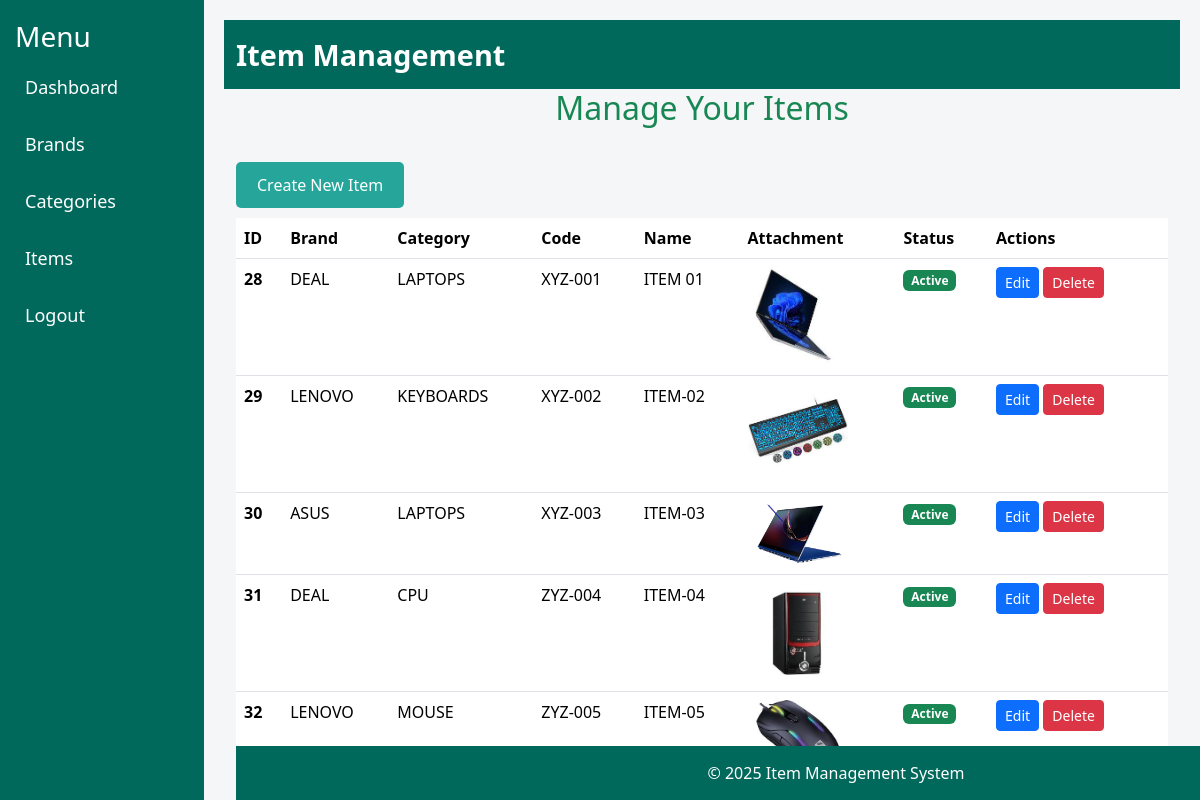
/item_management.php, run on the app's committed database.
### tables this page shows
CREATE TABLE `master_item` (
  `id` int(11) NOT NULL,
  `brand_id` int(11) DEFAULT NULL,
  `category_id` int(11) DEFAULT NULL,
  `code` varchar(50) DEFAULT NULL,
  `name` varchar(100) DEFAULT NULL,
  `attachment` varchar(255) DEFAULT NULL,
  `status` varchar(50) DEFAULT NULL,
  `created_at` timestamp NOT NULL DEFAULT current_timestamp(),
  `updated_at` timestamp NOT NULL DEFAULT current_timestamp() ON UPDATE current_timestamp()
);

CREATE TABLE `master_brand` (
  `id` int(11) NOT NULL,
  `code` varchar(100) NOT NULL,
  `name` varchar(255) NOT NULL,
  `status` enum('Active','Inactive') NOT NULL,
  `created_at` timestamp NOT NULL DEFAULT current_timestamp(),
  `updated_at` timestamp NOT NULL DEFAULT current_timestamp() ON UPDATE current_timestamp()
);

CREATE TABLE `master_category` (
  `id` int(11) NOT NULL,
  `code` varchar(50) NOT NULL,
  `name` varchar(100) NOT NULL,
  `status` enum('Active','Inactive') DEFAULT 'Active',
  `created_at` datetime DEFAULT current_timestamp(),
  `updated_at` datetime DEFAULT current_timestamp() ON UPDATE current_timestamp()
);

### classes/item.php (called while the page is built, shortened)
<?php
include_once 'classes/db.php';
class item {
    private $conn;
    public function __construct() {
        $db = new db();
        $this->conn = $db->connect();
    }
public function getAllItems() {
    try {
        $query = "SELECT mi.id, mb.name AS brand, mc.name AS category, mi.code, mi.name, mi.attachment, mi.status
                  FROM master_item mi
                  JOIN master_brand mb ON mi.brand_id = mb.id
                  JOIN master_category mc ON mi.category_id = mc.id";
        $stmt = $this->conn->prepare($query);
        $stmt->execute();
        return $stmt->fetchAll(PDO::FETCH_ASSOC);
    } catch (PDOException $e) {
        echo "Error: " . $e->getMessage();
        return [];
    }
}
}
?>

### classes/db.php (called while the page is built, shortened)
<?php
class db {
    private $host = "localhost";
    private $db_name = "mdm_db";
    private $username = "root";
    private $password = "";
    public function connect() {
        $this->conn = null;
        try {
            $this->conn = new PDO("mysql:host={$this->host};dbname={$this->db_name}", $this->username, $this->password);
            $this->conn->setAttribute(PDO::ATTR_ERRMODE, PDO::ERRMODE_EXCEPTION);
        } catch(PDOException $e) {
            echo "Connection failed: " . $e->getMessage();
        }
        return $this->conn;
    }
}
?>

### item_management.php (the view, shortened to what this page needs)
<?php
require_once 'classes/db.php';
require_once 'classes/item.php';
$itemObj = new Item();
$items = $itemObj->getAllItems();
?>
<!DOCTYPE html>
<html lang="en">
<head>
  <link href="https://cdn.jsdelivr.net/npm/bootstrap@5.3.3/dist/css/bootstrap.min.css" rel="stylesheet">
</head>
<body>
  <div class="side-nav">
    <h3 class="text-white">Menu</h3>
    <a href="admin_dashboard.php" class="active">Dashboard</a>
    <a href="brand_management.php">Brands</a>
    <a href="category_management.php">Categories</a>
    <a href="item_management.php">Items</a>
    <a href="logout.php" onclick="return confirmLogout()">Logout</a>
  </div>
  <div class="content">
    <nav class="navbar navbar-expand-lg">
      <div class="container-fluid">
        <a class="navbar-brand" href="#">Item Management</a>
      </div>
    </nav>
    <div class="container">
      <h2 class="text-center text-success mb-4">Manage Your Items</h2>
      <button class="btn btn-custom" data-bs-toggle="modal" data-bs-target="#createItemModal">Create New Item</button>
<table class="table">
  <thead>
    <tr>
      <th scope="col">ID</th>
      <th scope="col">Brand</th>
      <th scope="col">Category</th>
      <th scope="col">Code</th>
      <th scope="col">Name</th>
      <th scope="col">Attachment</th>
      <th scope="col">Status</th>
      <th scope="col">Actions</th>
    </tr>
  </thead>
  <tbody>
    <?php foreach ($items as $item): ?>
      <tr>
        <th scope="row"><?= htmlspecialchars($item['id']) ?></th>
        <td><?= htmlspecialchars($item['brand']) ?></td>
        <td><?= htmlspecialchars($item['category']) ?></td>
        <td><?= htmlspecialchars($item['code']) ?></td>
        <td><?= htmlspecialchars($item['name']) ?></td>
        <td>
          <?php if (!empty($item['attachment'])): ?>
            <img src="<?= htmlspecialchars($item['attachment']) ?>" alt="<?= htmlspecialchars($item['name']) ?>" style="width: 100px; height: auto;">
          <?php else: ?>
            No image available
          <?php endif; ?>
        </td>
        <td>
          <span class="badge bg-<?= ($item['status'] == 'Active') ? 'success' : 'secondary' ?>">
            <?= htmlspecialchars($item['status']) ?>
          </span>
        </td>
        <td>
<a href="?edit_id=<?= $item['id'] ?>" class="btn btn-primary btn-sm">Edit</a>
          <button class="btn btn-danger btn-sm btn-delete" onclick="deleteItem(<?= $item['id'] ?>)">Delete</button>
        </td>
      </tr>
    <?php endforeach; ?>
  </tbody>
</table>
  <footer>
    &copy; 2025 Item Management System
  </footer>
</body>
</html>

### item_management.php (style rules this page uses)
body { font-family: 'Segoe UI', sans-serif; background-color: #f4f6f8; margin: 0; display: flex; height: 100vh; }
.side-nav { height: 100%; width: 17%; position: fixed; top: 0; left: 0; background-color: #00695c; padding-top: 20px; padding-left: 15px; }
.side-nav a { display: block; color: white; padding: 10px; text-decoration: none; margin: 10px 0; font-size: 18px; }
.content { margin-left: 17%; padding: 20px; width: 83%; overflow: auto; }
.navbar { background-color: #00695c; }
.navbar-brand { color: white !important; font-weight: bold; font-size: 1.8rem; }
.btn-custom { background-color: #26a69a; color: white; padding: 10px 20px; border-radius: 5px; margin: 10px 0; }
.table thead { background-color: #26a69a; color: white; }
footer { background-color: #00695c; color: #fff; text-align: center; padding: 15px; position: fixed; bottom: 0; width: 100%; }
.btn-edit, .btn-delete { margin-right: 10px; }

### data on the page
master_item: id "28", brand.name "DEAL", category.name "LAPTOPS", code "XYZ-001", name "ITEM 01", attachment (picture), status "Active"
master_item: id "29", brand.name "LENOVO", category.name "KEYBOARDS", code "XYZ-002", name "ITEM-02", attachment (picture), status "Active"
master_item: id "30", brand.name "ASUS", category.name "LAPTOPS", code "XYZ-003", name "ITEM-03", attachment (picture), status "Active"
master_item: id "31", brand.name "DEAL", category.name "CPU", code "ZYZ-004", name "ITEM-04", attachment (picture), status "Active"
master_item: id "32", brand.name "LENOVO", category.name "MOUSE", code "ZYZ-005", name "ITEM-05", attachment (picture), status "Active"
